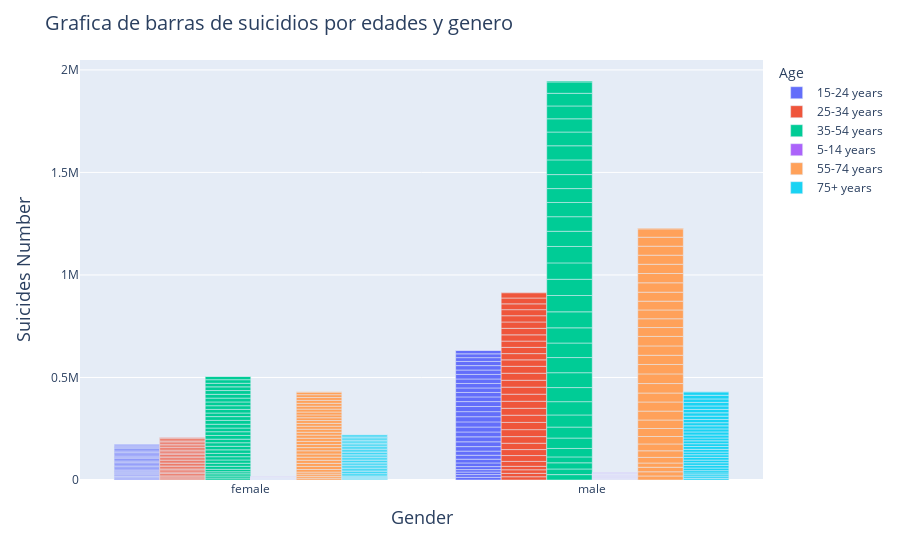

Source (notebook cell):
### Markdown cell above
<p style="color:red;text-align:center;"> <b>Suicidios por Edades</b> </p>

### Code cell
data = datos.groupby(['Year','Gender','Age']).sum().reset_index()
fig = px.bar(data_frame=data ,x='Gender', y='SuicidesNo', color='Age', barmode='group' ,opacity=1)
fig.update_layout(title='Grafica de barras de suicidios por edades y genero',
                   titlefont=(dict(size=20)),
                  yaxis=dict(title='Suicides Number',titlefont=dict(size=18)),
                  xaxis=dict(title='Gender',titlefont=dict(size=18)))
iplot(dict(data=fig))

### Figure 1 — Plotly figure (JSON) as saved in the notebook; plotly's stock layout.template omitted (floating-point values rounded to 4 significant figures)
{"data": [{"alignmentgroup": "True", "hovertemplate": "Age=15-24 years<br>Gender=%{x}<br>SuicidesNo=%{y}<extra></extra>", "legendgroup": "15-24 years", "marker": {"color": "#636efa", "opacity": 1}, "name": "15-24 years", "offsetgroup": "15-24 years", "orientation": "v", "showlegend": true, "textposition": "auto", "type": "bar", "x": ["female", "male", "female", "male", "female", "male", "female", "male", "female", "male", "female", "male", "female", "male", "female", "male", "female", "male", "female", "male", "female", "male", "female", "male", "female", "male", "female", "male", "female", "male", "female", "male", "female", "male", "female", "male", "female", "male", "female", "male", "female", "male", "female", "male", "female", "male", "female", "male", "female", "male", "female", "male", "female", "male", "female", "male", "female", "male", "female", "male", "female", "male", "female", "male"], "xaxis": "x", "y": [4690, 13180, 4821, 13242, 4046, 12386, 3447, 11890, 4004, 14632, 5308, 17940, 5034, 18283, 5448, 19279, 5181, 20081, 5372, 21924, 5976, 23485, 6243, 24122, 6369, 23788, 6666, 24151, 6518, 25064, 6434, 25308, 6100, 24706, 6227, 24860, 6531, 24027, 5853, 22849, 5869, 21755, 5933, 22004, 5876, 21794, 6163, 21982, 6371, 22116, 6164, 21520, 6468, 21469, 5940, 20340, 5666, 18583, 5452, 18576, 5029, 16812, 238, 957], "yaxis": "y"}, {"alignmentgroup": "True", "hovertemplate": "Age=25-34 years<br>Gender=%{x}<br>SuicidesNo=%{y}<extra></extra>", "legendgroup": "25-34 years", "marker": {"color": "#EF553B", "opacity": 1}, "name": "25-34 years", "offsetgroup": "25-34 years", "orientation": "v", "showlegend": true, "textposition": "auto", "type": "bar", "x": ["female", "male", "female", "male", "female", "male", "female", "male", "female", "male", "female", "male", "female", "male", "female", "male", "female", "male", "female", "male", "female", "male", "female", "male", "female", "male", "female", "male", "female", "male", "female", "male", "female", "male", "female", "male", "female", "male", "female", "male", "female", "male", "female", "male", "female", "male", "female", "male", "female", "male", "female", "male", "female", "male", "female", "male", "female", "male", "female", "male", "female", "male", "female", "male"], "xaxis": "x", "y": [4894, 15877, 5058, 16627, 4923, 17386, 4468, 16864, 5422, 24005, 6772, 28504, 6486, 29129, 6830, 30928, 6812, 32232, 6846, 34100, 7117, 35254, 7432, 35161, 7455, 33703, 7439, 34267, 7444, 34524, 7269, 34336, 6738, 33541, 7254, 34282, 7287, 33766, 6833, 31388, 6936, 30506, 6763, 30458, 7254, 30682, 7387, 30369, 7596, 31793, 7363, 30954, 7437, 30499, 7080, 29545, 6719, 28349, 6871, 28510, 6265, 25853, 373, 1697], "yaxis": "y"}, {"alignmentgroup": "True", "hovertemplate": "Age=35-54 years<br>Gender=%{x}<br>SuicidesNo=%{y}<extra></extra>", "legendgroup": "35-54 years", "marker": {"color": "#00cc96", "opacity": 1}, "name": "35-54 years", "offsetgroup": "35-54 years", "orientation": "v", "showlegend": true, "textposition": "auto", "type": "bar", "x": ["female", "male", "female", "male", "female", "male", "female", "male", "female", "male", "female", "male", "female", "male", "female", "male", "female", "male", "female", "male", "female", "male", "female", "male", "female", "male", "female", "male", "female", "male", "female", "male", "female", "male", "female", "male", "female", "male", "female", "male", "female", "male", "female", "male", "female", "male", "female", "male", "female", "male", "female", "male", "female", "male", "female", "male", "female", "male", "female", "male", "female", "male", "female", "male"], "xaxis": "x", "y": [9476, 26272, 10047, 27511, 10551, 30098, 10014, 28756, 12246, 41295, 14622, 50620, 14824, 53550, 15840, 59211, 15947, 64723, 16238, 68748, 17304, 72448, 17327, 73953, 17223, 70789, 17446, 74181, 18147, 78076, 18203, 79611, 17863, 79135, 18786, 79889, 18676, 80017, 18362, 74169, 17447, 71051, 17642, 69390, 17989, 67760, 18408, 68256, 18751, 71639, 18468, 68896, 18344, 67001, 17986, 64496, 17524, 62703, 17424, 61708, 15876, 55422, 1232, 4534], "yaxis": "y"}, {"alignmentgroup": "True", "hovertemplate": "Age=5-14 years<br>Gender=%{x}<br>SuicidesNo=%{y}<extra></extra>", "legendgroup": "5-14 years", "marker": {"color": "#ab63fa", "opacity": 1}, "name": "5-14 years", "offsetgroup": "5-14 years", "orientation": "v", "showlegend": true, "textposition": "auto", "type": "bar", "x": ["female", "male", "female", "male", "female", "male", "female", "male", "female", "male", "female", "male", "female", "male", "female", "male", "female", "male", "female", "male", "female", "male", "female", "male", "female", "male", "female", "male", "female", "male", "female", "male", "female", "male", "female", "male", "female", "male", "female", "male", "female", "male", "female", "male", "female", "male", "female", "male", "female", "male", "female", "male", "female", "male", "female", "male", "female", "male", "female", "male", "female", "male"], "xaxis": "x", "y": [351, 633, 303, 641, 271, 664, 244, 593, 308, 842, 384, 1093, 379, 1154, 455, 1232, 479, 1310, 475, 1285, 538, 1383, 538, 1327, 578, 1302, 662, 1420, 596, 1453, 580, 1485, 649, 1446, 677, 1387, 600, 1273, 607, 1232, 566, 1208, 616, 1139, 585, 1086, 628, 1012, 724, 1111, 675, 1085, 748, 1131, 608, 1144, 719, 1087, 761, 1121, 693, 988], "yaxis": "y"}, {"alignmentgroup": "True", "hovertemplate": "Age=55-74 years<br>Gender=%{x}<br>SuicidesNo=%{y}<extra></extra>", "legendgroup": "55-74 years", "marker": {"color": "#FFA15A", "opacity": 1}, "name": "55-74 years", "offsetgroup": "55-74 years", "orientation": "v", "showlegend": true, "textposition": "auto", "type": "bar", "x": ["female", "male", "female", "male", "female", "male", "female", "male", "female", "male", "female", "male", "female", "male", "female", "male", "female", "male", "female", "male", "female", "male", "female", "male", "female", "male", "female", "male", "female", "male", "female", "male", "female", "male", "female", "male", "female", "male", "female", "male", "female", "male", "female", "male", "female", "male", "female", "male", "female", "male", "female", "male", "female", "male", "female", "male", "female", "male", "female", "male", "female", "male", "female", "male"], "xaxis": "x", "y": [9057, 19679, 9308, 20452, 10373, 22096, 9869, 20669, 12727, 27360, 14891, 32127, 14887, 33428, 15129, 36377, 15288, 38990, 15129, 41447, 15808, 43330, 15495, 44484, 14941, 43731, 15451, 46191, 15569, 47095, 15026, 45947, 14121, 44916, 14680, 45644, 14618, 46311, 13902, 43201, 13730, 42851, 13608, 43005, 14004, 42853, 13878, 43809, 14216, 45686, 14297, 45446, 14227, 44951, 14071, 44372, 13810, 43886, 13926, 43770, 12881, 40707, 1119, 3596], "yaxis": "y"}, {"alignmentgroup": "True", "hovertemplate": "Age=75+ years<br>Gender=%{x}<br>SuicidesNo=%{y}<extra></extra>", "legendgroup": "75+ years", "marker": {"color": "#19d3f3", "opacity": 1}, "name": "75+ years", "offsetgroup": "75+ years", "orientation": "v", "showlegend": true, "textposition": "auto", "type": "bar", "x": ["female", "male", "female", "male", "female", "male", "female", "male", "female", "male", "female", "male", "female", "male", "female", "male", "female", "male", "female", "male", "female", "male", "female", "male", "female", "male", "female", "male", "female", "male", "female", "male", "female", "male", "female", "male", "female", "male", "female", "male", "female", "male", "female", "male", "female", "male", "female", "male", "female", "male", "female", "male", "female", "male", "female", "male", "female", "male", "female", "male", "female", "male", "female", "male"], "xaxis": "x", "y": [4011, 7943, 4315, 8345, 4842, 9206, 4973, 9239, 6654, 10749, 8141, 12959, 8012, 12854, 7865, 12879, 7624, 12898, 7472, 13027, 7761, 13140, 7548, 13095, 7560, 13306, 7967, 13750, 7941, 13692, 7742, 13891, 7528, 13909, 7925, 14484, 7915, 15058, 7675, 14790, 7487, 14969, 7477, 15326, 7616, 15909, 7509, 16046, 7262, 16222, 7255, 16579, 7392, 16817, 7326, 17252, 7021, 17132, 7122, 17743, 6504, 16610, 542, 1315], "yaxis": "y"}], "layout": {"barmode": "group", "legend": {"title": {"text": "Age"}, "tracegroupgap": 0}, "margin": {"t": 60}, "title": {"font": {"size": 20}, "text": "Grafica de barras de suicidios por edades y genero"}, "xaxis": {"anchor": "y", "domain": [0, 1], "title": {"font": {"size": 18}, "text": "Gender"}}, "yaxis": {"anchor": "x", "domain": [0, 1], "title": {"font": {"size": 18}, "text": "Suicides Number"}}}}
